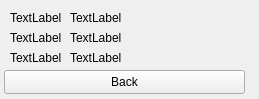
<?xml version="1.0" encoding="UTF-8"?>
<ui version="4.0">
 <class>Form</class>
 <widget class="QWidget" name="Form">
  <property name="geometry">
   <rect>
    <x>0</x>
    <y>0</y>
    <width>259</width>
    <height>99</height>
   </rect>
  </property>
  <property name="windowTitle">
   <string>Form</string>
  </property>
  <widget class="QLabel" name="label">
   <property name="geometry">
    <rect>
     <x>10</x>
     <y>10</y>
     <width>51</width>
     <height>16</height>
    </rect>
   </property>
   <property name="text">
    <string>TextLabel</string>
   </property>
  </widget>
  <widget class="QLabel" name="label_2">
   <property name="geometry">
    <rect>
     <x>10</x>
     <y>30</y>
     <width>51</width>
     <height>16</height>
    </rect>
   </property>
   <property name="text">
    <string>TextLabel</string>
   </property>
  </widget>
  <widget class="QLabel" name="label_3">
   <property name="geometry">
    <rect>
     <x>10</x>
     <y>50</y>
     <width>51</width>
     <height>16</height>
    </rect>
   </property>
   <property name="text">
    <string>TextLabel</string>
   </property>
  </widget>
  <widget class="QLabel" name="label_4">
   <property name="geometry">
    <rect>
     <x>70</x>
     <y>10</y>
     <width>181</width>
     <height>16</height>
    </rect>
   </property>
   <property name="text">
    <string>TextLabel</string>
   </property>
  </widget>
  <widget class="QLabel" name="label_5">
   <property name="geometry">
    <rect>
     <x>70</x>
     <y>30</y>
     <width>181</width>
     <height>16</height>
    </rect>
   </property>
   <property name="text">
    <string>TextLabel</string>
   </property>
  </widget>
  <widget class="QLabel" name="label_6">
   <property name="geometry">
    <rect>
     <x>70</x>
     <y>50</y>
     <width>181</width>
     <height>16</height>
    </rect>
   </property>
   <property name="text">
    <string>TextLabel</string>
   </property>
  </widget>
  <widget class="QPushButton" name="pushButton">
   <property name="geometry">
    <rect>
     <x>4</x>
     <y>70</y>
     <width>241</width>
     <height>24</height>
    </rect>
   </property>
   <property name="text">
    <string>Back</string>
   </property>
  </widget>
 </widget>
 <resources/>
 <connections/>
</ui>
